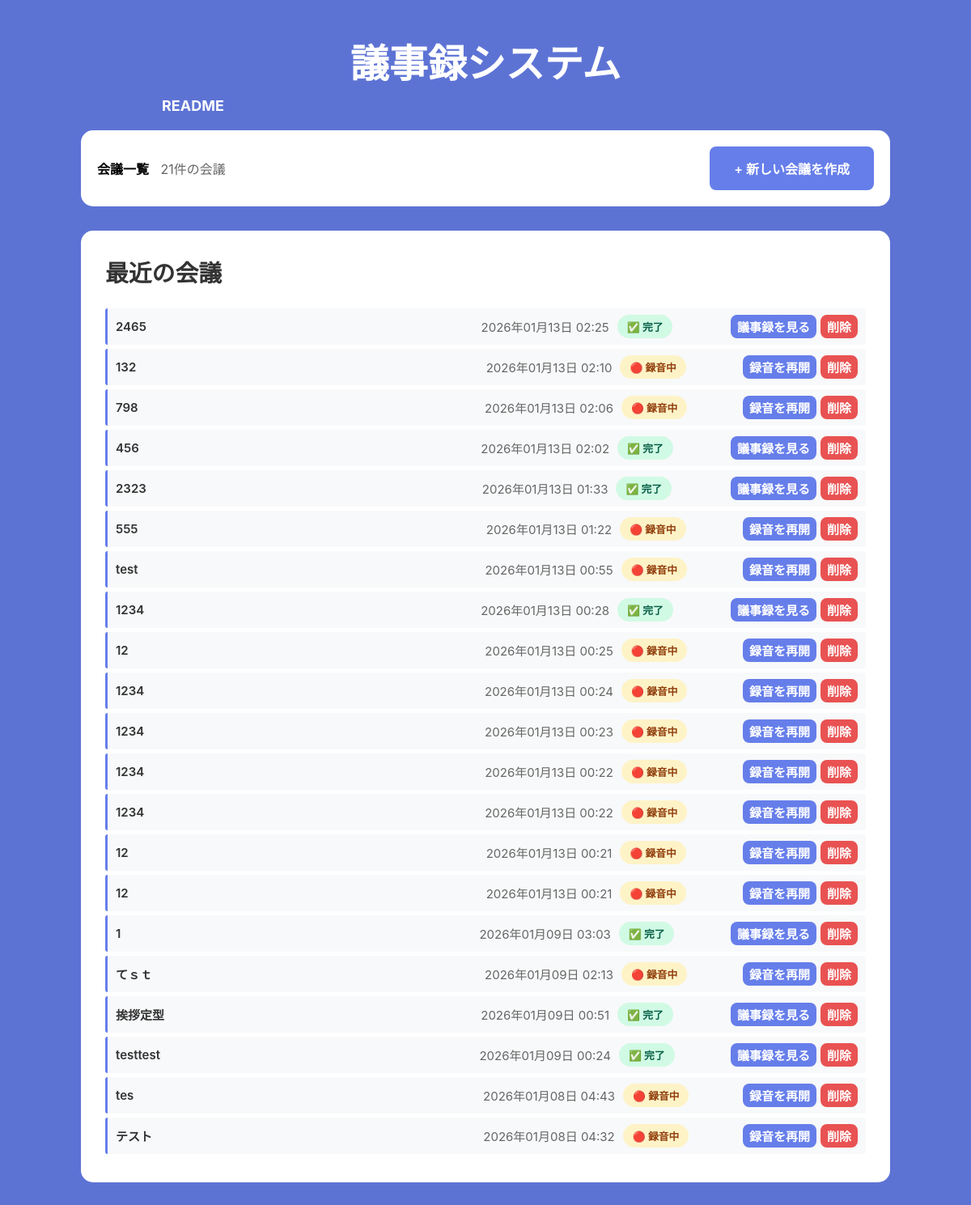
/, run on an earlier commit of the app's database.
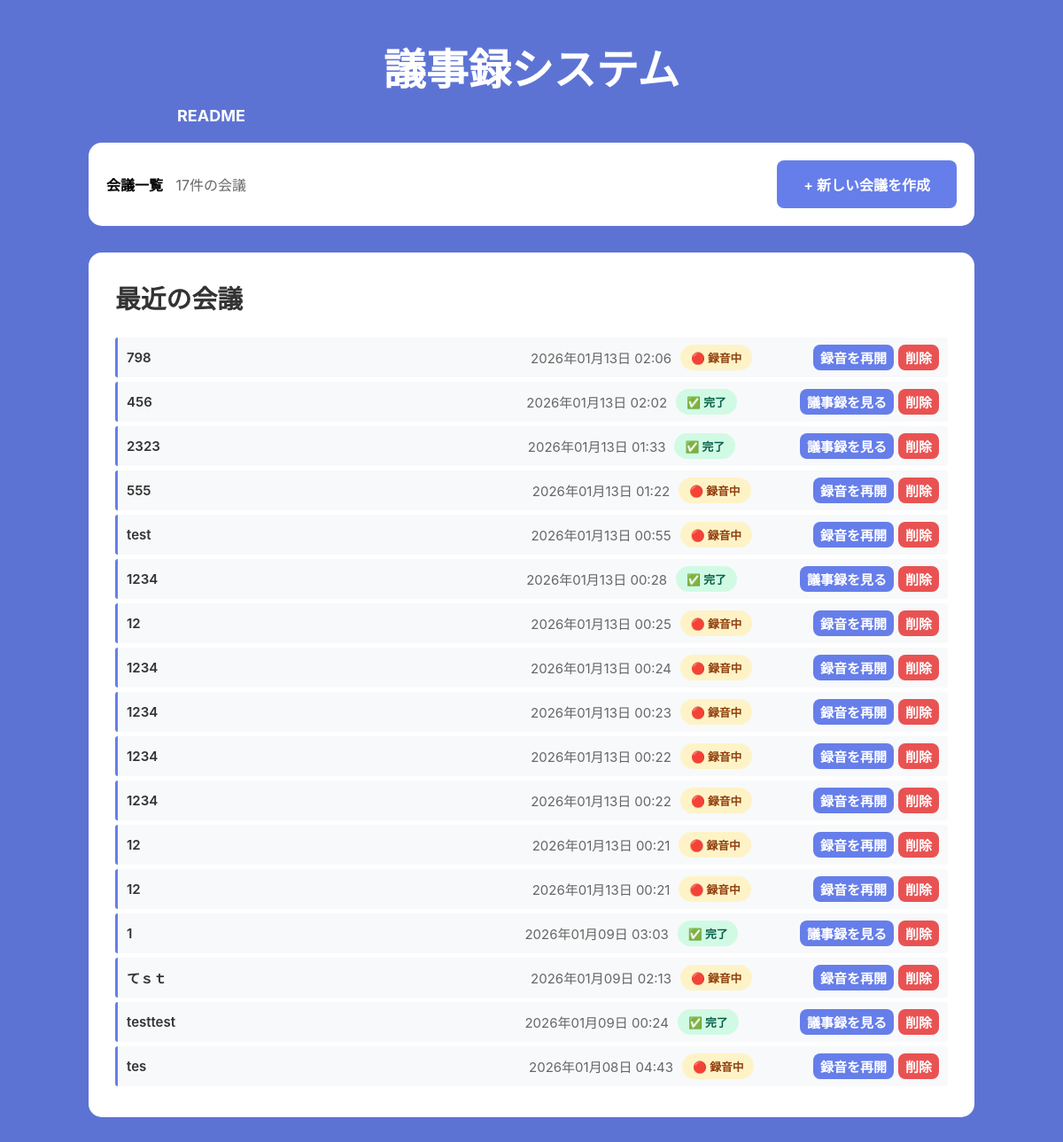
And on a later commit of the database.
### minutes/models.py (models this page shows, shortened)
class Meeting(models.Model):
    title = models.CharField(max_length=200)
    created_at = models.DateTimeField(auto_now_add=True)
    created_by = models.ForeignKey(User, on_delete=models.CASCADE, null=True, blank=True)
    duration_seconds = models.IntegerField(default=0)
    status = models.CharField(
        max_length=20,
        choices=[
            ('recording', '録音中'),
            ('processing', '処理中'),
            ('completed', '完了'),
        ],
        default='recording'
    )
    class Meta:
        ordering = ['-created_at']

### minutes/views.py (the view)
# urls.py: path('', views.index, name='index'),
def index(request):
    meetings = Meeting.objects.all()
    return render(request, 'minutes/index.html', {'meetings': meetings})

### templates/minutes/index.html (shortened to what this page needs)
<!DOCTYPE html>
<html lang="ja">
<head>
</head>
<body>
    <div class="container">
        <div class="header">
            <h1>議事録システム</h1>
            <a class="readme" href="/readme/" style="color: white; text-decoration: none; font-size: 18px; font-weight: bold; align-self: flex-start; margin-left: 10%;">README</a>
        </div>
        <div class="action-bar">
            <div>
                <strong>会議一覧</strong>
                <span style="color: #666; margin-left: 10px;">{{ meetings|length }}件の会議</span>
            </div>
            <a href="/create/" class="btn btn-primary">+ 新しい会議を作成</a>
        </div>
        <div class="meetings-list">
            <h2>最近の会議</h2>
            {% if meetings %}
                {% for meeting in meetings %}
                <div class="meeting-card">
                    <div class="meeting-title">{{ meeting.title }}</div>
                    <div class="meeting-meta">
                        <span>
                            {{ meeting.created_at|date:"Y年m月d日 H:i" }}
                        </span>
                        <span>
                            {% if meeting.status == 'recording' %}
                                <span class="status-badge status-recording">🔴 録音中</span>
                            {% elif meeting.status == 'processing' %}
                                <span class="status-badge status-processing">⚙️ 処理中</span>
                            {% elif meeting.status == 'completed' %}
                                <span class="status-badge status-completed">✅ 完了</span>
                            {% endif %}
                        </span>
                    </div>
                    <div class="meeting-actions">
                        {% if meeting.status == 'recording' %}
                            <a href="/meeting/{{ meeting.id }}/" class="btn btn-primary btn-small">録音を再開</a>
                        {% else %}
                            <a href="/meeting/{{ meeting.id }}/detail/" class="btn btn-primary btn-small">議事録を見る</a>
                        {% endif %}
                        <button class="btn btn-danger btn-small" onclick="deleteMeeting({{ meeting.id }})">削除</button>
                    </div>
                </div>
                {% endfor %}
            {% endif %}
        </div>
    </div>
</body>
</html>

### templates/minutes/index.html (style rules this page uses)
* { margin: 0; padding: 0; box-sizing: border-box; }
body { font-family: -apple-system, BlinkMacSystemFont, 'Segoe UI', sans-serif; background: rgb(93, 115, 212); min-height: 100vh; padding: 40px 20px; }
.container { max-width: 1000px; margin: 0 auto; }
.header { text-align: center; color: white; margin-bottom: 20px; display: flex; flex-direction: column; justify-content: center; align-items: center; }
.header h1 { font-size: 3em; margin-bottom: 10px; }
.action-bar { background: white; padding: 20px; border-radius: 15px; margin-bottom: 30px; display: flex; justify-content: space-between; align-items: center; }
.btn { padding: 15px 30px; border: none; border-radius: 8px; font-size: 16px; font-weight: 600; cursor: pointer; text-decoration: none; display: inline-block; transition: all 0.3s; }
.btn-primary { background: rgb(102, 126, 234); color: white; }
.meetings-list { background: white; padding: 30px; border-radius: 15px; }
.meetings-list h2 { margin-bottom: 25px; color: #333; font-size: 1.8em; }
.meeting-card { background: #f8f9fa; padding: 8px 10px; border-radius: 3px; margin-bottom: 5px; border-left: 3px solid #667eea; transition: all 0.3s; display: flex; align-items: center; justify-content: space-between; font-size: 15px; }
.meeting-title { font-size: 1em; font-weight: 600; color: #333; margin: 0; flex: 1; }
.meeting-meta { display: flex; gap: 10px; color: #666; font-size: 1em; margin: 0; flex: 1; justify-content: center; }
.meeting-meta span { display: flex; align-items: center; gap: 5px; }
.status-badge { display: inline-block; padding: 5px 12px; border-radius: 20px; font-size: 0.85em; font-weight: 600; }
.status-recording { background: #fef3c7; color: #92400e; }
.status-completed { background: #d1fae5; color: #065f46; }
.meeting-actions { display: flex; gap: 5px; margin: 0; flex-shrink: 0; }
.btn-small { padding: 4px 8px; font-size: 15px; }
.btn-danger { background: #e95252; color: white; }

What changed in the data, as far as the page shows it:
removed Meeting: title "2465", created_at "2026年01月13日 02:25", status "✅ 完了"
removed Meeting: title "132", created_at "2026年01月13日 02:10", status "🔴 録音中"
removed Meeting: title "挨拶定型", created_at "2026年01月09日 00:51", status "✅ 完了"
removed Meeting: title "テスト", created_at "2026年01月08日 04:32", status "🔴 録音中"
Also different on the page:
{{ meetings|length }}: "21" → "17"
